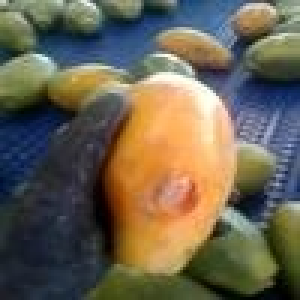
#> input picture DATA SET/Diseased/a0_TR011568-1.jpg, 100 x 100 px, found by its file name (shown 3 times larger); its folder holds only this picture in this run
$ jupyter execute --allow-errors 'Sobel Edge Detection.ipynb'   (older library calls are emulated)
#> lines starting #> are read from the running program, lines starting #| are printed output that depends on the picture
#> further down, img_array is the input picture: shape (100, 100, 3); mean R, G, B 106.7, 98.6, 80.4
#> `img_gray = cv2.cvtColor(img_array, cv2.COLOR_BGR2GRAY)`:
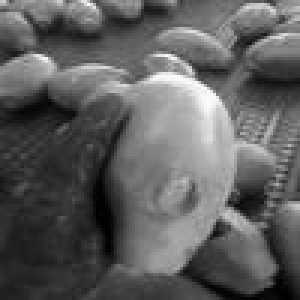
#> img_gray: shape (100, 100) (shown 3 times larger); min 0, max 253, mean 94.1
#> `edge_image = sobel(img_gray)`:
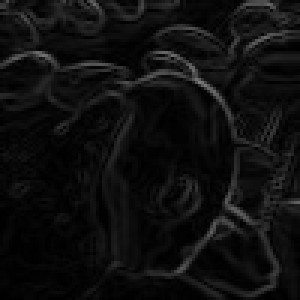
#> edge_image: shape (100, 100) float64 (shown 3 times larger); min 0, max 0.482, mean 0.0604
#> `img_resize = cv2.resize(edge_image, (64,64))`:
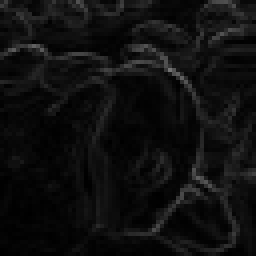
#> img_resize: shape (64, 64) float64 (shown 4 times larger); min 0.00124, max 0.451, mean 0.0603
[cell 1]
import pandas as pd
import os
from skimage.transform import resize
from skimage.io import imread
import numpy as np
import matplotlib.pyplot as plt
from sklearn.model_selection import GridSearchCV
from skimage.filters import sobel
from sklearn.metrics import confusion_matrix, ConfusionMatrixDisplay
import seaborn as sns
from sklearn.metrics import accuracy_score, confusion_matrix, precision_score, recall_score,f1_score
from sklearn.metrics import mean_squared_error
from sklearn.decomposition import PCA
from sklearn.preprocessing import StandardScaler
from sklearn.model_selection import train_test_split
import cv2
from scipy import ndimage
from sklearn.metrics import accuracy_score
from sklearn.metrics import classification_report
from sklearn.metrics import accuracy_score, confusion_matrix, precision_score, recall_score,f1_score

[cell 2]
Categories=['Diseased','Healthy']
flat_data_arr=[] #input array
target_arr=[] #output array
datadir='C:\\Users\\vivek\\project\\root\\Augmentation\\dataset'
#datadir='D:/SIoT/dataset/Augmented_DataSet/AugmentedSet_320px/trail_dataset_ac_healthy_copy/'
#datadir='D:/SIoT/dataset/Augmented_DataSet/AugmentedSet_320px/trail_dataset_ac_healthy_pddb/'
#path which contains all the categories of images
#> (the rest of this cell did not finish here and is left out)
